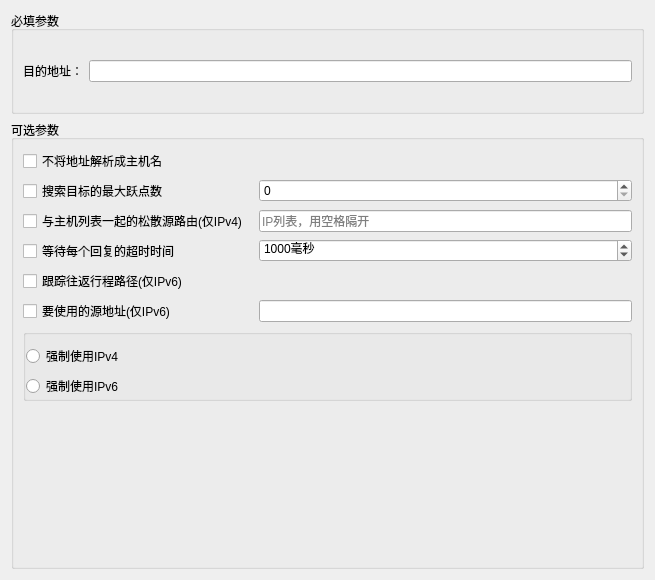
<?xml version="1.0" encoding="UTF-8"?>
<ui version="4.0">
 <class>TracertCmdEditor</class>
 <widget class="QWidget" name="TracertCmdEditor">
  <property name="geometry">
   <rect>
    <x>0</x>
    <y>0</y>
    <width>655</width>
    <height>580</height>
   </rect>
  </property>
  <property name="windowTitle">
   <string>Form</string>
  </property>
  <layout class="QVBoxLayout" name="verticalLayout">
   <item>
    <widget class="QGroupBox" name="groupBox">
     <property name="title">
      <string>必填参数</string>
     </property>
     <layout class="QVBoxLayout" name="verticalLayout_2">
      <item>
       <layout class="QGridLayout" name="gridLayout">
        <item row="1" column="0">
         <widget class="QLabel" name="label">
          <property name="text">
           <string>目的地址：</string>
          </property>
         </widget>
        </item>
        <item row="2" column="1">
         <widget class="QLabel" name="label_targetName_checkinfo">
          <property name="text">
           <string/>
          </property>
         </widget>
        </item>
        <item row="1" column="1">
         <widget class="QLineEdit" name="lineEdit_arg_value_targetName"/>
        </item>
        <item row="0" column="1">
         <widget class="QLabel" name="label_2">
          <property name="text">
           <string/>
          </property>
         </widget>
        </item>
       </layout>
      </item>
     </layout>
    </widget>
   </item>
   <item>
    <widget class="QGroupBox" name="groupBox_2">
     <property name="title">
      <string>可选参数</string>
     </property>
     <layout class="QVBoxLayout" name="verticalLayout_3">
      <item>
       <layout class="QGridLayout" name="gridLayout_2">
        <item row="1" column="1">
         <widget class="QSpinBox" name="spinBox_option_value_h">
          <property name="maximum">
           <number>65536</number>
          </property>
         </widget>
        </item>
        <item row="4" column="0">
         <widget class="QCheckBox" name="checkBox_option_R">
          <property name="toolTip">
           <string>-R</string>
          </property>
          <property name="text">
           <string>跟踪往返行程路径(仅IPv6)</string>
          </property>
         </widget>
        </item>
        <item row="3" column="0">
         <widget class="QCheckBox" name="checkBox_option_w">
          <property name="toolTip">
           <string>-w</string>
          </property>
          <property name="text">
           <string>等待每个回复的超时时间</string>
          </property>
         </widget>
        </item>
        <item row="1" column="0">
         <widget class="QCheckBox" name="checkBox_option_h">
          <property name="minimumSize">
           <size>
            <width>230</width>
            <height>0</height>
           </size>
          </property>
          <property name="maximumSize">
           <size>
            <width>230</width>
            <height>16777215</height>
           </size>
          </property>
          <property name="toolTip">
           <string>-h</string>
          </property>
          <property name="text">
           <string>搜索目标的最大跃点数</string>
          </property>
         </widget>
        </item>
        <item row="0" column="0">
         <widget class="QCheckBox" name="checkBox_option_d">
          <property name="minimumSize">
           <size>
            <width>230</width>
            <height>0</height>
           </size>
          </property>
          <property name="maximumSize">
           <size>
            <width>230</width>
            <height>16777215</height>
           </size>
          </property>
          <property name="toolTip">
           <string>-d</string>
          </property>
          <property name="text">
           <string>不将地址解析成主机名</string>
          </property>
         </widget>
        </item>
        <item row="3" column="1">
         <widget class="QSpinBox" name="spinBox_option_value_w">
          <property name="suffix">
           <string>毫秒</string>
          </property>
          <property name="maximum">
           <number>100000000</number>
          </property>
          <property name="value">
           <number>1000</number>
          </property>
         </widget>
        </item>
        <item row="5" column="1">
         <widget class="QLineEdit" name="lineEdit_option_value_S"/>
        </item>
        <item row="5" column="0">
         <widget class="QCheckBox" name="checkBox_option_S">
          <property name="text">
           <string>要使用的源地址(仅IPv6)</string>
          </property>
         </widget>
        </item>
        <item row="2" column="0">
         <widget class="QCheckBox" name="checkBox_option_j">
          <property name="text">
           <string>与主机列表一起的松散源路由(仅IPv4)</string>
          </property>
         </widget>
        </item>
        <item row="2" column="1">
         <widget class="QLineEdit" name="lineEdit_option_value_j">
          <property name="placeholderText">
           <string>IP列表，用空格隔开</string>
          </property>
         </widget>
        </item>
       </layout>
      </item>
      <item>
       <widget class="QGroupBox" name="groupBox_3">
        <property name="title">
         <string/>
        </property>
        <property name="flat">
         <bool>true</bool>
        </property>
        <layout class="QVBoxLayout" name="verticalLayout_4">
         <property name="leftMargin">
          <number>0</number>
         </property>
         <property name="bottomMargin">
          <number>0</number>
         </property>
         <item>
          <widget class="QRadioButton" name="radioButton_option_ipv4">
           <property name="text">
            <string>强制使用IPv4</string>
           </property>
          </widget>
         </item>
         <item>
          <widget class="QRadioButton" name="radioButton_option_ipv6">
           <property name="text">
            <string>强制使用IPv6</string>
           </property>
          </widget>
         </item>
        </layout>
       </widget>
      </item>
      <item>
       <spacer name="verticalSpacer">
        <property name="orientation">
         <enum>Qt::Vertical</enum>
        </property>
        <property name="sizeHint" stdset="0">
         <size>
          <width>20</width>
          <height>40</height>
         </size>
        </property>
       </spacer>
      </item>
     </layout>
    </widget>
   </item>
  </layout>
 </widget>
 <resources/>
 <connections/>
</ui>
